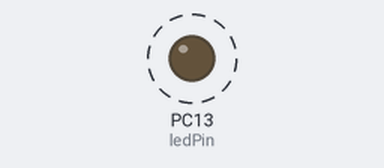
A sketch run on a simulated STM32 Blue Pill. Shown: output pins drawn as LEDs (lit = HIGH). Dashed ring = blinking. What the sketch prints to the serial monitor is not drawn.

Above: at 0.5 s.
Timing chart, 0 to 4.6 s (numbered marks = the images above):
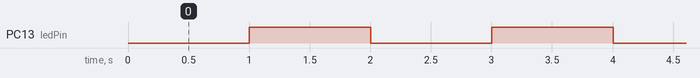

The sketch:

blink_nodelay.ino
```cpp
/* Blink without Delay

  Turns on and off a light emitting diode(LED) connected to a digital
  pin, without using the delay() function.  This means that other code
  can run at the same time without being interrupted by the LED code.
*/

// set pin numbers:
const int ledPin =  PC13;      // the number of the LED pin

// Variables will change:
int ledState = LOW;             // ledState used to set the LED
long previousMillis = 0;        // will store last time LED was updated

// the follow variables is a long because the time, measured in miliseconds, will quickly become a bigger
// number than can be stored in an int.
long interval = 1000;           // interval at which to blink (milliseconds)

void setup() {
	Serial.begin(9600);
  // set the digital pin as output:
  pinMode(ledPin, OUTPUT);
}

void loop()
{
  // here is where you'd put code that needs to be running all the time.
 // check to see if it's time to blink the LED; that is, if the
  // difference between the current time and last time you blinked
  // the LED is bigger than the interval at which you want to
  // blink the LED.
  unsigned long currentMillis = millis();

  if(currentMillis - previousMillis > interval) {
    // save the last time you blinked the LED
    previousMillis = currentMillis;
		Serial.println(currentMillis);

    // if the LED is off turn it on and vice-versa:
    if (ledState == LOW)
      ledState = HIGH;
    else
      ledState = LOW;

    // set the LED with the ledState of the variable:
    digitalWrite(ledPin, ledState);
  }
}
```

Measured:
- by itself, PC13 (ledPin): alternates HIGH for 1.0 s and LOW for 1.0 s
